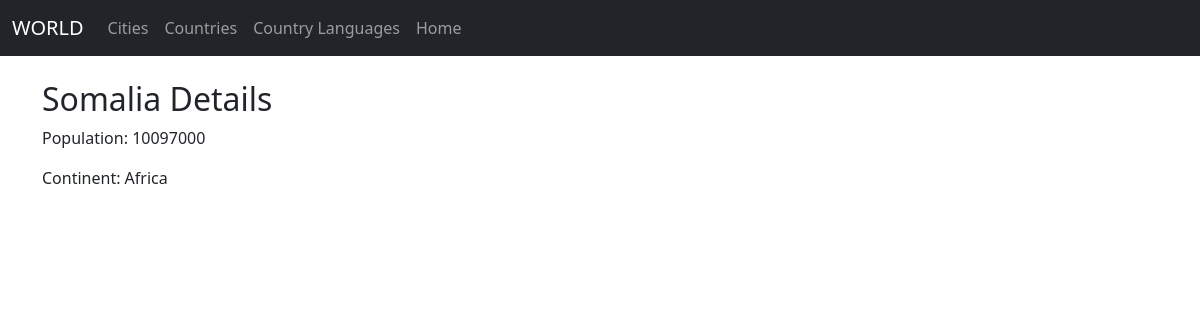
Page /myapp/countries/5/ on the committed database.
### myapp/models.py (models this page shows, shortened)
class BaseModel(models.Model):
    created_at = models.DateTimeField(default=timezone.now)
    updated_at = models.DateTimeField(auto_now=True)
    class Meta:
        abstract = True
        app_label = 'myapp'

class Country(BaseModel):
    code = models.CharField(max_length=3, unique=True)
    name = models.CharField(max_length=100)
    continent = models.CharField(max_length=50)
    region = models.CharField(max_length=50)
    surface_area = models.FloatField()
    indep_year = models.IntegerField(null=True, blank=True)
    population = models.IntegerField()
    life_expectancy = models.FloatField(null=True, blank=True)
    gnp = models.DecimalField(max_digits=10, decimal_places=2, null=True, blank=True)
    gnp_old = models.DecimalField(max_digits=10, decimal_places=2, null=True, blank=True)
    local_name = models.CharField(max_length=100)
    government_form = models.CharField(max_length=100)
    head_of_state = models.CharField(max_length=100)
    capital = models.ForeignKey(City, on_delete=models.SET_NULL, null=True, blank=True)
    code2 = models.CharField(max_length=2)
    flag = models.ImageField(upload_to='country_flags/', null=True, blank=True)

### myapp/views.py (the view)
# urls.py: path('countries/<int:pk>/', country_detail, name='country_detail'),
def country_detail(request, pk):
    country = get_object_or_404(Country, pk=pk)
    return render(request, 'myapp/country_detail.html', {'country': country})

### myapp/templates/myapp/country_detail.html
{% extends 'base.html' %}
{% block content %}
  <h2>{{ country.name }} Details</h2>
  <p>Population: {{ country.population }}</p>
  <p>Continent: {{ country.continent }}</p>
{% endblock %}

### rows in the picture
Country: name "Somalia", population "10097000", continent "Africa"
